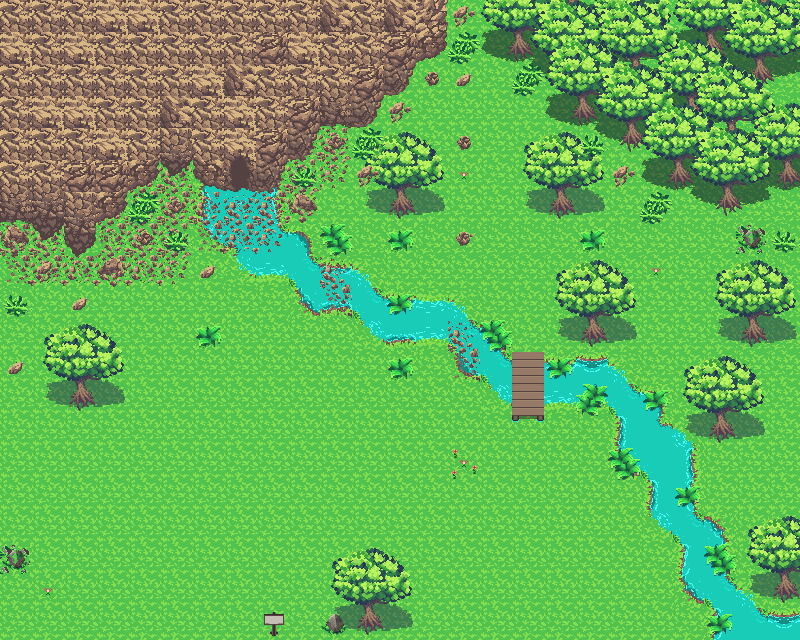

A level layout from a 2D game, rendered from its tile map. Below: a short description, then the map file with tile-grid data replaced by summaries:
An orthogonal 25x20 tile map with 32x32 px tiles, 4 tile layers (Ground, Calque 2, Calque 3, Calque 4), 2 tilesets and 48 objects (42x obstacle, 2x rock1, 2x rock2, gate, npc4).

<map version="1.2" tiledversion="1.2.5" orientation="orthogonal" renderorder="right-down" width="25" height="20" tilewidth="32" tileheight="32" infinite="0" nextlayerid="6" nextobjectid="92">
 <tileset firstgid="1" source="assetsPack/spring_tileset.tsx" />
 <tileset firstgid="841" source="assetsPack/town_tileset.tsx" />
 <layer id="1" name="Ground" width="25" height="20">
  <data>[500 cells, 500 non-empty, 16 distinct tile ids]</data>
 </layer>
 <layer id="2" name="Calque 2" width="25" height="20">
  <data>[500 cells, 223 non-empty, 56 distinct tile ids]</data>
 </layer>
 <layer id="3" name="Calque 3" width="25" height="20">
  <data>[500 cells, 33 non-empty, 30 distinct tile ids]</data>
 </layer>
 <layer id="4" name="Calque 4" width="25" height="20">
  <data>[500 cells, 53 non-empty, 32 distinct tile ids]</data>
 </layer>
 <objectgroup id="5" name="Calque d'objets 1">
  <object id="37" name="map2" type="gate" x="288" y="608" width="32" height="32">
   <properties>
    <property name="dx" type="int" value="0" />
    <property name="dy" type="int" value="1" />
   </properties>
  </object>
  <object id="38" type="obstacle" x="256" y="608" width="32" height="32" />
  <object id="39" type="obstacle" x="320" y="544" width="96" height="64" />
  <object id="40" type="obstacle" x="320" y="608" width="64" height="32" />
  <object id="41" type="obstacle" x="0" y="544" width="32" height="32" />
  <object id="42" type="obstacle" x="32" y="320" width="96" height="64" />
  <object id="43" type="obstacle" x="64" y="384" width="32" height="32" />
  <object id="44" type="obstacle" x="0" y="256" width="288" height="32" />
  <object id="47" type="obstacle" x="288" y="256" width="64" height="64" />
  <object id="48" type="obstacle" x="352" y="288" width="96" height="32" />
  <object id="50" type="obstacle" x="448" y="320" width="64" height="64" />
  <object id="51" type="obstacle" x="608" y="384" width="32" height="96" />
  <object id="52" type="obstacle" x="640" y="384" width="32" height="128" />
  <object id="53" type="obstacle" x="672" y="512" width="32" height="96" />
  <object id="54" type="obstacle" x="704" y="608" width="32" height="32" />
  <object id="58" type="obstacle" x="0" y="352" width="32" height="32" />
  <object id="59" type="obstacle" x="64" y="288" width="32" height="32" />
  <object id="60" type="obstacle" x="256" y="192" width="64" height="64" />
  <object id="61" type="obstacle" x="544" y="352" width="64" height="64" />
  <object id="63" type="obstacle" x="672" y="352" width="96" height="64" />
  <object id="64" type="obstacle" x="704" y="416" width="32" height="32" />
  <object id="65" type="obstacle" x="704" y="256" width="96" height="64" />
  <object id="66" type="obstacle" x="736" y="320" width="32" height="32" />
  <object id="67" type="obstacle" x="544" y="256" width="96" height="64" />
  <object id="68" type="obstacle" x="576" y="320" width="32" height="32" />
  <object id="69" type="obstacle" x="512" y="128" width="96" height="64" />
  <object id="70" type="obstacle" x="544" y="192" width="32" height="32" />
  <object id="71" type="obstacle" x="320" y="128" width="128" height="64" />
  <object id="72" type="obstacle" x="384" y="192" width="32" height="32" />
  <object id="73" type="obstacle" x="448" y="224" width="32" height="32" />
  <object id="74" type="obstacle" x="448" y="128" width="32" height="32" />
  <object id="75" type="obstacle" x="608" y="160" width="32" height="32" />
  <object id="76" type="obstacle" x="736" y="224" width="32" height="32" />
  <object id="77" type="obstacle" x="704" y="192" width="32" height="32" />
  <object id="78" type="obstacle" x="672" y="160" width="32" height="32" />
  <object id="79" type="obstacle" x="640" y="128" width="32" height="32" />
  <object id="80" type="obstacle" x="384" y="96" width="32" height="32" />
  <object id="81" type="obstacle" x="416" y="0" width="64" height="96" />
  <object id="82" type="obstacle" x="480" y="0" width="32" height="32" />
  <object id="83" type="obstacle" x="512" y="32" width="32" height="32" />
  <object id="84" type="obstacle" x="544" y="64" width="32" height="32" />
  <object id="85" type="obstacle" x="576" y="96" width="32" height="32" />
  <object id="86" name="m3rock1" type="rock1" x="448" y="352" width="32" height="32" />
  <object id="87" name="m3rock2" type="rock2" x="448" y="320" width="32" height="32" />
  <object id="88" name="m3rock3" type="rock2" x="320" y="288" width="32" height="32" />
  <object id="89" name="m3rock4" type="rock1" x="320" y="256" width="32" height="32" />
  <object id="90" type="obstacle" x="384" y="320" width="64" height="32" />
  <object id="91" name="m3npc1" type="npc4" x="96" y="384" width="32" height="32">
   <properties>
    <property name="look_to" value="s" />
   </properties>
  </object>
 </objectgroup>
</map>
